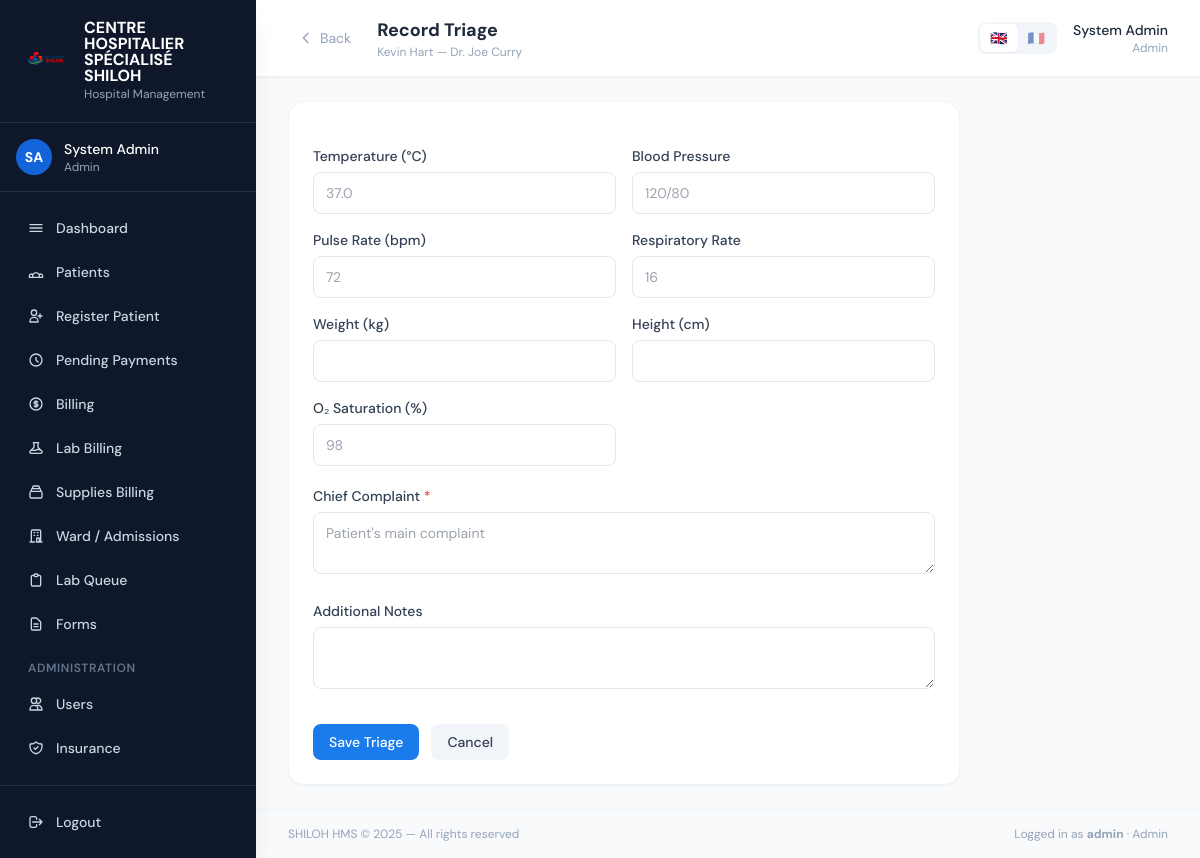
The page /clinical/triage/31/ (signed in) on the database its author committed.
### core/models.py (models this page shows, shortened)
class HospitalSettings(models.Model):
    hospital_name = models.CharField(
        max_length=200, default='Hospital',
        help_text="Hospital name shown on receipts and the login page"
    )
    logo = models.ImageField(
        upload_to='hospital_logo/', null=True, blank=True,
        help_text="Logo shown on login page, receipts, and as favicon"
    )
    logo_size = models.CharField(
        max_length=10, choices=LogoSize.choices, default=LogoSize.MEDIUM,
        help_text="Display size of the logo on the login page and sidebar"
    )
    consultation_fee = models.DecimalField(
        max_digits=12, decimal_places=2, default=0,
        help_text="Standard consultation fee in CDF"
    )
    fixed_fee = models.DecimalField(
        max_digits=14, decimal_places=2, default=46136.71,
        help_text="Fixed administrative fee in CDF added to every bill"
    )
    currency = models.CharField(
        max_length=10, default='CDF',
        help_text="Primary currency code or symbol (e.g. CDF, RWF, KES)"
    )
    language = models.CharField(
        max_length=10,
        choices=[('en', 'English'), ('fr', 'Français')],
        default='en',
        help_text="System-wide display language for all users"
    )
    updated_at = models.DateTimeField(auto_now=True)
    updated_by = models.ForeignKey(
        'User', null=True, blank=True, on_delete=models.SET_NULL, related_name='settings_updated'
    )
    class Meta:
        verbose_name = "Hospital Settings"
    @classmethod
    def get(cls):
        obj, _ = cls.objects.get_or_create(pk=1)
        return obj

class User(AbstractUser):
    role = models.CharField(max_length=20, choices=Role.choices, default=Role.RECEPTIONIST)
    specialty = models.CharField(
        max_length=30, choices=Specialty.choices, blank=True, default='',
        help_text="Only applicable for doctors"
    )
    phone = models.CharField(max_length=20, blank=True)
    is_deleted = models.BooleanField(default=False)
    must_change_password = models.BooleanField(default=False)
    preferred_language = models.CharField(
        max_length=5, choices=Language.choices, blank=True, default='',
        help_text="If blank, the hospital's default system language is used."
    )
    created_by = models.ForeignKey(
        'self', null=True, blank=True, on_delete=models.SET_NULL, related_name='created_users'
    )

### patients/models.py (models this page shows, shortened)
class Visit(models.Model):
    patient = models.ForeignKey(Patient, on_delete=models.CASCADE, related_name='visits')
    doctor = models.ForeignKey(User, on_delete=models.SET_NULL, null=True, related_name='assigned_visits',
                                limit_choices_to={'role': 'doctor'})
    assigned_by = models.ForeignKey(User, on_delete=models.SET_NULL, null=True, related_name='created_visits')
    status = models.CharField(max_length=20, choices=VisitStatus.choices, default=VisitStatus.PENDING)
    needs_triage = models.BooleanField(default=True, help_text="If True, patient must be seen by a nurse before the doctor.")
    notes = models.TextField(blank=True)
    is_deleted = models.BooleanField(default=False)
    created_at = models.DateTimeField(auto_now_add=True)
    updated_at = models.DateTimeField(auto_now=True)
    class Meta:
        ordering = ['-created_at']

class Patient(models.Model):
    patient_id = models.CharField(max_length=20, unique=True, editable=False)
    full_name = models.CharField(max_length=200)
    age = models.PositiveIntegerField()
    gender = models.CharField(max_length=1, choices=Gender.choices)
    phone = models.CharField(max_length=20)
    address = models.TextField()
    insurance = models.ForeignKey(Insurance, null=True, blank=True, on_delete=models.SET_NULL)
    registered_by = models.ForeignKey(User, on_delete=models.SET_NULL, null=True, related_name='registered_patients')
    is_deleted = models.BooleanField(default=False)
    created_at = models.DateTimeField(auto_now_add=True)
    updated_at = models.DateTimeField(auto_now=True)
    class Meta:
        ordering = ['-created_at']

### clinical/views.py (the view, shortened to what this page needs)
# urls.py: path('triage/<int:visit_pk>/', views.triage_create, name='triage_create'),
@role_required('nurse', 'admin')
def triage_create(request, visit_pk):
    visit = get_object_or_404(Visit, pk=visit_pk, is_deleted=False)
    if hasattr(visit, 'triage'):
        messages.warning(request, "Triage already recorded for this visit.")
        return redirect('visit_detail', pk=visit_pk)
    return render(request, 'clinical/triage_form.html', {'visit': visit})

### templates/clinical/triage_form.html (shortened to what this page needs)
{% extends 'base.html' %}
{% load i18n %}
{% block page_title %}Record Triage{% endblock %}
{% block page_subtitle %}{{ visit.patient.full_name }} — Dr. {{ visit.doctor.get_full_name }}{% endblock %}
{% block content %}
<div class="max-w-2xl">
<div class="card">
  <form method="post" class="space-y-5">
    <div class="grid grid-cols-2 gap-4">
      <div><label class="form-label">Temperature (°C)</label><input type="number" step="0.1" name="temperature" class="form-input" placeholder="37.0" /></div>
      <div><label class="form-label">Blood Pressure</label><input name="blood_pressure" class="form-input" placeholder="120/80" /></div>
      <div><label class="form-label">Pulse Rate (bpm)</label><input type="number" name="pulse_rate" class="form-input" placeholder="72" /></div>
      <div><label class="form-label">Respiratory Rate</label><input type="number" name="respiratory_rate" class="form-input" placeholder="16" /></div>
      <div><label class="form-label">Weight (kg)</label><input type="number" step="0.1" name="weight" class="form-input" /></div>
      <div><label class="form-label">Height (cm)</label><input type="number" step="0.1" name="height" class="form-input" /></div>
      <div><label class="form-label">O₂ Saturation (%)</label><input type="number" step="0.1" name="oxygen_saturation" class="form-input" placeholder="98" /></div>
    </div>
    <div><label class="form-label">Chief Complaint <span class="text-red-500">*</span></label><textarea name="chief_complaint" required class="form-input" rows="2" placeholder="Patient's main complaint"></textarea></div>
    <div><label class="form-label">Additional Notes</label><textarea name="notes" class="form-input" rows="2"></textarea></div>
    <div class="flex gap-3 pt-2">
      <button type="submit" class="btn-primary">Save Triage</button>
      <a href="{% url 'visit_detail' pk=visit.pk %}" class="btn-secondary">Cancel</a>
    </div>
  </form>
</div>
</div>
{% endblock %}

### templates/base.html (shortened to what this page needs)
{% load i18n %}<!DOCTYPE html>
<html lang="{{ request.LANGUAGE_CODE|default:'en' }}">
<head>
  <script src="https://cdn.tailwindcss.com"></script>
</head>
<body class="bg-slate-50 min-h-screen flex">
{% if user.is_authenticated %}
<aside class="w-64 h-screen bg-slate-900 flex flex-col fixed top-0 left-0 z-40 shadow-xl overflow-hidden">
  <div class="px-6 py-5 border-b border-white/10">
    <div class="flex items-center gap-3">
      {% if hospital_logo_url %}
      <img src="{{ hospital_logo_url }}" alt="{{ hospital_name }}"
           style="width:{{ logo_size_px }};height:{{ logo_size_px }};max-width:48px;max-height:48px"
           class="object-contain rounded-xl shrink-0" />
      {% endif %}
      <div>
        <div class="text-white font-bold text-base leading-none">{{ hospital_name|upper }}</div>
        <div class="text-slate-400 text-xs mt-0.5">{% trans "Hospital Management" %}</div>
      </div>
    </div>
  </div>
  <div class="px-4 py-4 border-b border-white/10">
    <div class="flex items-center gap-3">
      <div class="w-9 h-9 bg-brand-700 rounded-full flex items-center justify-center text-white text-sm font-bold">
        {{ user.first_name|first|upper }}{{ user.last_name|first|upper }}
      </div>
      <div class="flex-1 min-w-0">
        <div class="text-white text-sm font-medium truncate">{{ user.get_full_name }}</div>
        <div class="text-slate-400 text-xs capitalize">{{ user.get_role_display }}</div>
      </div>
    </div>
  </div>
  <nav class="flex-1 px-3 py-4 space-y-1 overflow-y-auto">
    <a href="{% url 'dashboard' %}" class="sidebar-link {% if request.resolver_match.url_name == 'dashboard' %}active{% endif %}">
      <svg class="w-4 h-4" fill="none" viewBox="0 0 24 24" stroke="currentColor"><path stroke-linecap="round" stroke-linejoin="round" stroke-width="2" d="M3 7h18M3 12h18M3 17h18"/></svg>
      {% trans "Dashboard" %}
    </a>
    {% if user.role != 'accountant' and user.role != 'lab_technician' %}
    <a href="{% url 'patient_list' %}" class="sidebar-link {% if 'patient' in request.resolver_match.url_name %}active{% endif %}">
      {% trans "Patients" %}
    </a>
    {% endif %}
    {% if user.role == 'receptionist' or user.role == 'admin' %}
    <a href="{% url 'patient_register' %}" class="sidebar-link {% if request.resolver_match.url_name == 'patient_register' %}active{% endif %}">
      <svg class="w-4 h-4" fill="none" viewBox="0 0 24 24" stroke="currentColor"><path stroke-linecap="round" stroke-linejoin="round" stroke-width="2" d="M18 9v3m0 0v3m0-3h3m-3 0h-3m-2-5a4 4 0 11-8 0 4 4 0 018 0zM3 20a6 6 0 0112 0v1H3v-1z"/></svg>
      {% trans "Register Patient" %}
    </a>
    {% endif %}
    {% if user.role == 'accountant' or user.role == 'admin' %}
    <a href="{% url 'pending_billing_list' %}" class="sidebar-link {% if 'pending_billing' in request.resolver_match.url_name %}active{% endif %}">
      <svg class="w-4 h-4" fill="none" viewBox="0 0 24 24" stroke="currentColor"><path stroke-linecap="round" stroke-linejoin="round" stroke-width="2" d="M12 8v4l3 3m6-3a9 9 0 11-18 0 9 9 0 0118 0z"/></svg>
      {% trans "Pending Payments" %}
    </a>
    <a href="{% url 'billing_dashboard' %}" class="sidebar-link {% if 'billing_dashboard' == request.resolver_match.url_name or 'payment' in request.resolver_match.url_name %}active{% endif %}">
      {% trans "Billing" %}
    </a>
    <a href="{% url 'lab_billing_list' %}" class="sidebar-link {% if 'lab_billing' in request.resolver_match.url_name or 'lab_payment' in request.resolver_match.url_name %}active{% endif %}">
      {% trans "Lab Billing" %}
    </a>
    <a href="{% url 'supplies_billing_list' %}" class="sidebar-link {% if 'supplies_billing' in request.resolver_match.url_name %}active{% endif %}">
      <svg class="w-4 h-4" fill="none" viewBox="0 0 24 24" stroke="currentColor"><path stroke-linecap="round" stroke-linejoin="round" stroke-width="2" d="M19 11H5m14 0a2 2 0 012 2v6a2 2 0 01-2 2H5a2 2 0 01-2-2v-6a2 2 0 012-2m14 0V9a2 2 0 00-2-2M5 11V9a2 2 0 012-2m0 0V5a2 2 0 012-2h6a2 2 0 012 2v2M7 7h10"/></svg>
      {% trans "Supplies Billing" %}
    </a>
    {% endif %}
    {% if user.role == 'nurse' or user.role == 'admin' %}
    <a href="{% url 'admission_list' %}" class="sidebar-link {% if 'admission' in request.resolver_match.url_name %}active{% endif %}">
      <svg class="w-4 h-4" fill="none" viewBox="0 0 24 24" stroke="currentColor"><path stroke-linecap="round" stroke-linejoin="round" stroke-width="2" d="M19 21V5a2 2 0 00-2-2H7a2 2 0 00-2 2v16m14 0h2m-2 0h-5m-9 0H3m2 0h5M9 7h1m-1 4h1m4-4h1m-1 4h1m-2 10v-5a1 1 0 011-1h2a1 1 0 011 1v5m-4 0h4"/></svg>
      {% trans "Ward / Admissions" %}
    </a>
    {% endif %}
    {% if user.role == 'lab_technician' or user.role == 'admin' %}
    <a href="{% url 'lab_queue' %}" class="sidebar-link {% if 'lab' in request.resolver_match.url_name %}active{% endif %}">
      <svg class="w-4 h-4" fill="none" viewBox="0 0 24 24" stroke="currentColor"><path stroke-linecap="round" stroke-linejoin="round" stroke-width="2" d="M9 5H7a2 2 0 00-2 2v12a2 2 0 002 2h10a2 2 0 002-2V7a2 2 0 00-2-2h-2M9 5a2 2 0 002 2h2a2 2 0 002-2M9 5a2 2 0 012-2h2a2 2 0 012 2"/></svg>
      {% trans "Lab Queue" %}
    </a>
    {% endif %}
    <a href="{% url 'forms_library' %}" class="sidebar-link {% if 'forms' in request.resolver_match.url_name %}active{% endif %}">
      <svg class="w-4 h-4" fill="none" viewBox="0 0 24 24" stroke="currentColor"><path stroke-linecap="round" stroke-linejoin="round" stroke-width="2" d="M9 12h6m-6 4h6m2 5H7a2 2 0 01-2-2V5a2 2 0 012-2h5.586a1 1 0 01.707.293l5.414 5.414a1 1 0 01.293.707V19a2 2 0 01-2 2z"/></svg>
      {% trans "Forms" %}
    </a>
    {% if user.role == 'admin' %}
    <div class="pt-3 pb-1 px-4 text-xs font-semibold text-slate-500 uppercase tracking-wider">{% trans "Administration" %}</div>
    <a href="{% url 'user_list' %}" class="sidebar-link {% if 'user' in request.resolver_match.url_name %}active{% endif %}">
      <svg class="w-4 h-4" fill="none" viewBox="0 0 24 24" stroke="currentColor"><path stroke-linecap="round" stroke-linejoin="round" stroke-width="2" d="M12 4.354a4 4 0 110 5.292M15 21H3v-1a6 6 0 0112 0v1zm0 0h6v-1a6 6 0 00-9-5.197M13 7a4 4 0 11-8 0 4 4 0 018 0z"/></svg>
      {% trans "Users" %}
    </a>
    <a href="{% url 'insurance_list' %}" class="sidebar-link {% if 'insurance' in request.resolver_match.url_name %}active{% endif %}">
      {% trans "Insurance" %}
    </a>
    <a href="{% url 'consumables_list' %}" class="sidebar-link {% if 'consumable' in request.resolver_match.url_name %}active{% endif %}">
      <svg class="w-4 h-4" fill="none" viewBox="0 0 24 24" stroke="currentColor"><path stroke-linecap="round" stroke-linejoin="round" stroke-width="2" d="M19 11H5m14 0a2 2 0 012 2v6a2 2 0 01-2 2H5a2 2 0 01-2-2v-6a2 2 0 012-2m14 0V9a2 2 0 00-2-2M5 11V9a2 2 0 012-2m0 0V5a2 2 0 012-2h6a2 2 0 012 2v2M7 7h10"/></svg>
    </a>
    {% endif %}
  </nav>
  <div class="px-3 py-4 border-t border-white/10">
    <a href="{% url 'logout' %}" class="sidebar-link text-red-400 hover:bg-red-500/10 hover:text-red-300">
      <svg class="w-4 h-4" fill="none" viewBox="0 0 24 24" stroke="currentColor"><path stroke-linecap="round" stroke-linejoin="round" stroke-width="2" d="M17 16l4-4m0 0l-4-4m4 4H7m6 4v1a3 3 0 01-3 3H6a3 3 0 01-3-3V7a3 3 0 013-3h4a3 3 0 013 3v1"/></svg>
      {% trans "Logout" %}
    </a>
  </div>
</aside>
<div class="ml-64 flex-1 flex flex-col min-h-screen">
  <header class="bg-white border-b border-slate-100 px-8 py-4 flex items-center justify-between sticky top-0 z-30 shadow-sm">
    <div class="flex items-center gap-4">
      <button onclick="history.back()"
              class="flex items-center gap-1.5 text-slate-400 hover:text-slate-700 hover:bg-slate-100 px-2.5 py-1.5 rounded-lg transition-colors text-sm"
              title="Go back">
        <svg class="w-4 h-4" fill="none" viewBox="0 0 24 24" stroke="currentColor"><path stroke-linecap="round" stroke-linejoin="round" stroke-width="2" d="M15 19l-7-7 7-7"/></svg>
        {% trans "Back" %}
      </button>
      <div>
        <h1 class="text-lg font-bold text-slate-800">{% block page_title %}Dashboard{% endblock %}</h1>
        <p class="text-xs text-slate-400">{% block page_subtitle %}{% endblock %}</p>
      </div>
    </div>
    <div class="flex items-center gap-4">
      <form method="post" action="{% url 'set_my_language' %}" class="flex items-center bg-slate-100 rounded-lg p-0.5">
        <button type="submit" name="language" value="en" title="English"
                class="px-2.5 py-1 rounded-md text-sm transition-colors {% if user.preferred_language == 'en' or not user.preferred_language %}bg-white shadow-sm{% else %}opacity-50 hover:opacity-80{% endif %}">
          🇬🇧
        </button>
        <button type="submit" name="language" value="fr" title="Français"
                class="px-2.5 py-1 rounded-md text-sm transition-colors {% if user.preferred_language == 'fr' %}bg-white shadow-sm{% else %}opacity-50 hover:opacity-80{% endif %}">
          🇫🇷
        </button>
      </form>
      <a href="{% url 'my_profile' %}" class="text-right hover:opacity-70 transition-opacity">
        <div class="text-sm font-medium text-slate-800">{{ user.get_full_name }}</div>
        <div class="text-xs text-slate-400 capitalize">{{ user.get_role_display }}</div>
      </a>
    </div>
  </header>
  <main class="flex-1 px-8 py-6">
{% else %}
<div class="flex-1">
{% endif %}
{% block content %}{% endblock %}
{% if user.is_authenticated %}
  </main>
  <footer class="px-8 py-4 border-t border-slate-100 text-xs text-slate-400 flex justify-between">
    <span>SHILOH HMS &copy; 2025 — {% trans "All rights reserved" %}</span>
    <span>{% trans "Logged in as" %} <strong>{{ user.username }}</strong> · <span class="capitalize">{{ user.get_role_display }}</span></span>
  </footer>
</div>
{% else %}
</div>
{% endif %}
</body>
</html>

### rows shown on the page
HospitalSettings: hospital_name "CENTRE HOSPITALIER SPÉCIALISÉ SHILOH"
User: first_name|first "S", last_name|first "A", get_full_name "System Admin", role "Admin", username "admin"
Visit: patient.full_name "Kevin Hart", doctor.get_full_name "Joe Curry"
